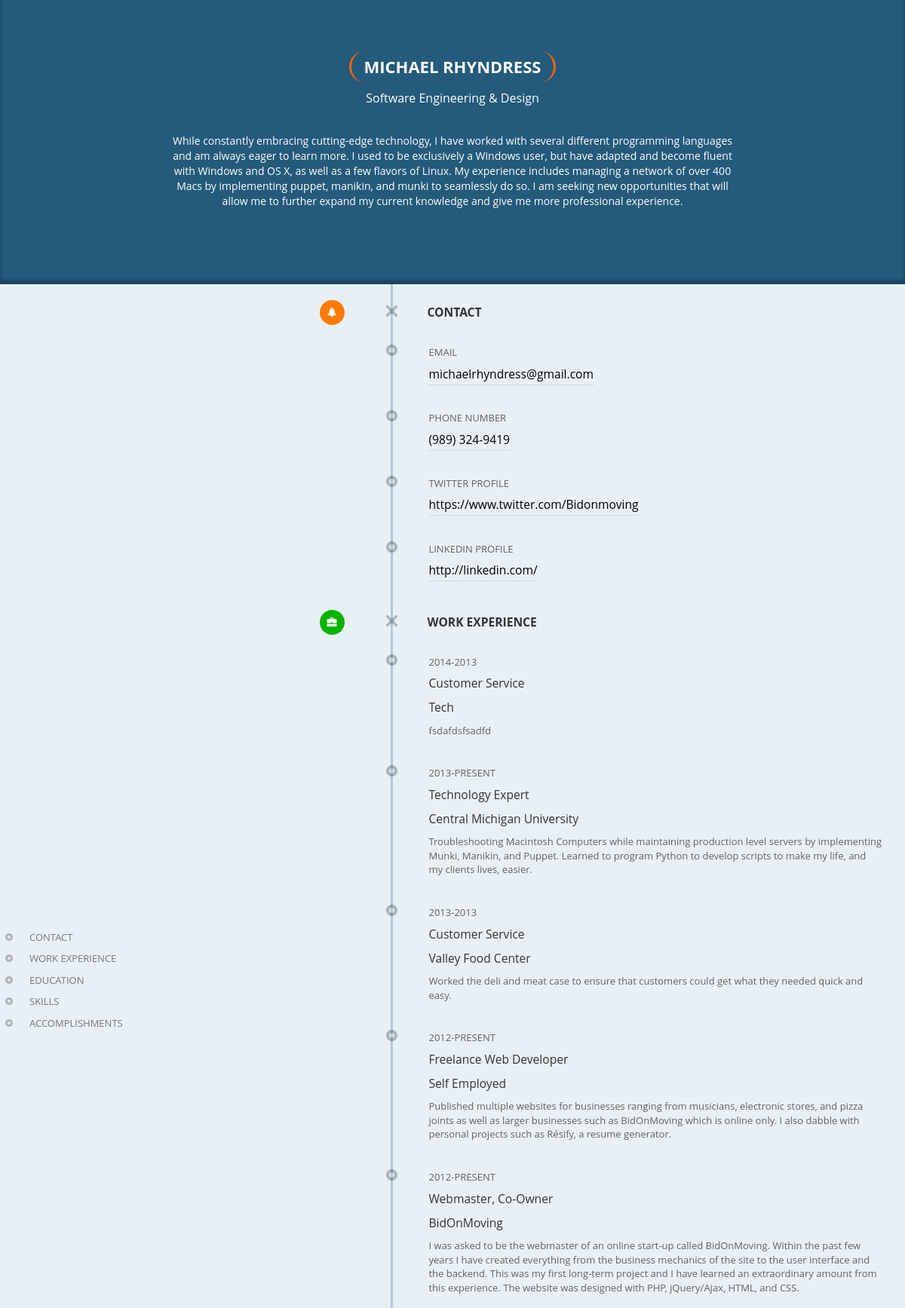
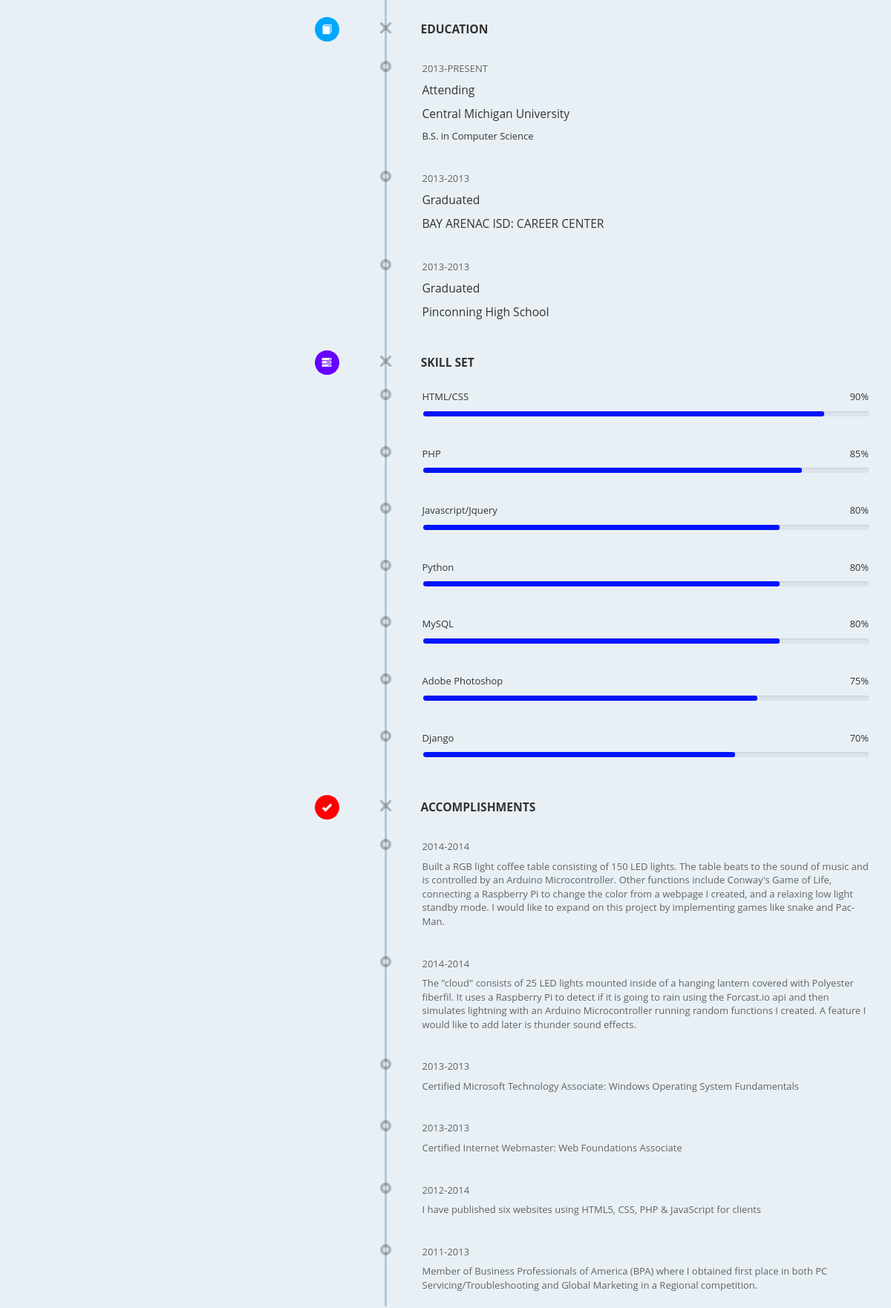
Page /mikeR/ (signed in, upper part) on the committed database (2 pictures, top to bottom).
### Registration/models.py (models this page shows, shortened)
class User(AbstractBaseUser):
    email = models.EmailField(
        verbose_name='email address',
        max_length=255,
        unique=True,
    )
    first_name=models.CharField(blank=True, max_length=35, default="")
    last_name=models.CharField(blank=True, max_length=35, default="")
    is_active = models.BooleanField(default=True)
    is_public = models.BooleanField(default=False)
    can_contact = models.BooleanField(default=True)
    accept_terms = models.BooleanField(default=False)
    is_admin = models.BooleanField(default=False)
    passed_setup = models.BooleanField(default=False)
    created_date = models.DateField(auto_now_add=True, default=datetime.now)
    modified_date = models.DateField(auto_now=True, default=datetime.now)
    objects = UserManager()
    USERNAME_FIELD = 'email'
    REQUIRED_FIELDS = ['first_name', 'last_name', 'accept_terms']#date_of_birth

class UserProfile(models.Model):
    user=models.OneToOneField(User)
    profession=models.CharField(max_length=50, blank=True, default="")
    handle=models.SlugField(max_length=15, blank=True, default="", unique=True)
    phone_number = models.CharField(max_length=30, blank=True, default="")
    statement = models.TextField(blank=True, default="")
    tags = models.ManyToManyField(Tag, blank=True)

class SocialMedia(models.Model):
    user=models.OneToOneField(User)
    facebook=models.URLField(max_length=200, blank=True, default="")
    twitter=models.URLField(max_length=200, blank=True, default="")
    gplus = models.URLField(max_length=200, blank=True, default="")
    linkedIn = models.URLField(max_length=200, blank=True, default="")
    class Meta:
        verbose_name='social media'
        verbose_name_plural='social media'
        ordering = ['user']

class Job_History(models.Model):
    user = models.ForeignKey(User)
    position=models.CharField(max_length=50, blank=True, default="")
    company=models.CharField(max_length=50, blank=True, default="")
    job_from_date=models.CharField(max_length=4, blank=True, default="")
    job_to_date=models.CharField(max_length=7, blank=True, default="")
    job_about=models.TextField(blank=True, default="")
    class Meta:
        verbose_name='job history'
        verbose_name_plural='job history'
        ordering = ['-job_from_date']

class Education_History(models.Model):
    user = models.ForeignKey(User)
    school=models.CharField(max_length=50, blank=True, default="")
    Status_Choices= (
        ('', ''),
        ('Graduated', 'Graduated'),
        ('Attending', 'Attending')
    )
    status = models.CharField(max_length=9, choices=Status_Choices, blank=True)
    Education_from_date=models.CharField(blank=True, max_length=4, default="")
    Education_to_date=models.CharField(blank=True, max_length=7, default="")
    degree=models.CharField(blank=True, max_length=100, default="")
    about=models.TextField(blank=True, default="")
    class Meta:
        verbose_name='education history'
        verbose_name_plural='education history'
        ordering = ['-Education_from_date']

class User_Skills(models.Model):
    user = models.ForeignKey(User)
    skill=models.ForeignKey(Skills)
    percentage=models.PositiveSmallIntegerField(max_length=100, blank=True)
    class Meta:
        verbose_name='user skill'
        verbose_name_plural='user skills'
        ordering = ['-percentage']

class Skills(models.Model):
    name=models.CharField(max_length=30, blank=True, unique=True, default="")
    class Meta:
        verbose_name='skill'
        verbose_name_plural='skills'
        ordering = ['name']
    def __str__(self):
        return self.name

class Accomplishments(models.Model):
    user = models.ForeignKey(User)
    title=models.CharField(blank=True, max_length=50, default="")
    Accomplishment_from_date=models.CharField(blank=True, max_length=4, default="")
    Accomplishment_to_date=models.CharField(blank=True, max_length=7, default="")
    about=models.TextField(blank=True, default="")
    class Meta:
        verbose_name='accomplishment'
        verbose_name_plural='accomplishments'
        ordering = ['-Accomplishment_from_date']

### Registration/views.py (the view, shortened to what this page needs)
# urls.py: url(r'^(?P<handle>\w+)/$', Resume.as_view(), name="resify_resume"),
class Resume(View):
    def get(self, request, handle):
        s_user = get_object_or_404(User, userprofile__handle=handle)
        job_list = list(Job_History.objects.filter(user__email=s_user.email))
        education_list = list(Education_History.objects.filter(user__email=s_user.email))
        skill_list = list(User_Skills.objects.filter(user__email=s_user.email))
        accomplishments_list =list(Accomplishments.objects.filter(user__email=s_user.email))
        socialMedia_list =list(SocialMedia.objects.filter(user__email=s_user.email))
        template = str(s_user.user_template.template_name)
        template= os.path.join('Resumes',template,'index.html')
        c = {
            's_user' : s_user,
            'job_list' : job_list,
            'education_list' : education_list,
            'parsed_phone_number' : re.sub(r'\W+', '', s_user.userprofile.phone_number),
            'skill_list' : skill_list,
            'accomp_list' : accomplishments_list,
            'social_list' : socialMedia_list,
        }
        if request.user.is_authenticated():
            if s_user.email == request.user.email:
                return render(request, template, c)
        if not s_user.is_public or not s_user.is_active:
            return render(request, 'private.html')
        return render(request, template, c)

### Registration/templates/Resumes/Template2/index.html (shortened to what this page needs)
{% load staticfiles %}
<!DOCTYPE html>
<html>
<head><meta http-equiv="Content-Type" content="text/html; charset=UTF-8">
<link rel="stylesheet" media="all" href="{% static 'css/bootstrap.css' %}" type="text/css">
<link rel="stylesheet" media="all" href="{% static 'Resumes/Template2/layout.css' %}" type="text/css">
<body>
<header id="header" class="">
    <div class="container">
        <div class="row">
            <div class="col-sm-8 col-sm-offset-2 text-center">
                <hr class="empty">
				<hr class="empty">
                <p class="name"><font id="first_name">{{ s_user.first_name }}</font> <font id="last_name">{{ s_user.last_name }}</font></p><br>
                <p id="profession" class="profession">{{s_user.userprofile.profession}}</p>
                <p id="personal" class="personal">{{ s_user.userprofile.statement}}</p>
            </div>
        </div>
    </div>
</header>
	<nav id="slow" class="slow hidden-sm hidden-xs">
	    <ul>
	        	<li class=""><a href="#contact">Contact</a></li>
			{% if job_list %}
	        	<li class=""><a href="#work-experience">Work experience</a></li>
			{% endif %}
			{% if education_list %}
	        	<li class=""><a href="#education">Education</a></li>
			{% endif %}
			{% if skill_list %}
	        	<li class=""><a href="#skill-sets">Skills</a></li>
			{% endif %}
			{% if accomp_list %}
	        	<li class=""><a href="#accomplishments">Accomplishments</a></li>
			{% endif %}
	    </ul>
	</nav>
<section id="contact">
    <div class="container">
        <div class="row">
            <div class="col col-sm-offset-5">
                <ul id="contact-info">
                    <li class="title" list-style-image: url('img/X.png') !important;><span class="glyphicon glyphicon-bell"></span>Contact</li>
                    <li>
                        <span class="heading">Email</span>
                        <p id="email"><strong><a href="mailto:{{s_user.email}}?Subject=Your%20online%20resume">{{s_user.email}}</a></strong></p>
                    </li>
					{% if s_user.userprofile.phone_number %}
                    <li>
                        <span class="heading">Phone Number</span>
                        <p id="phone_number"><strong><a href="tel:{{ parsed_phone_number }}">{{ s_user.userprofile.phone_number }}</a></strong></p>
                    </li>
					{% endif %}
					{% for social in social_list %}
						{% if social.twitter %}
		                    <li>
		                        <span class="heading">Twitter Profile</span>
		                        <p id="twitter"><strong><a href="{{social.twitter}}">{{social.twitter}}</a></strong></p>
		                    </li>
						{% endif %}
						{% if social.linkedIn %}
		                    <li>
		                        <span class="heading">LinkedIn Profile</span>
		                        <p id="linkedIn"><strong><a href="{{social.linkedIn}}">{{social.linkedIn}}</a></strong></p>
		                    </li>
						{% endif %}
					{% endfor%}
                </ul>
            </div>
        </div>
    </div>
</section>
{% if job_list %}
<section id="work-experience" class="work-experience">
    <div class="container">
        <div class="row">
            <div class="col col-sm-offset-5">
                <ul id="experience-info">
                    <li class="title"><span class="glyphicon glyphicon-briefcase"></span>Work experience</li>
					{% for job in job_list %}
                    <li id="Job_{{job.id}}" class="experience-info-item">
                        <span class="heading">
							{% if job.job_from_date == job.job_to_date %}
								<font id="job_from_date{{forloop.counter}}">{{job.job_from_date}}</font>{% if user.is_authenticated %}-<font id="job_to_date{{forloop.counter}}">{{job.job_to_date}}</font>{% endif %}
							{% else %}
								<font id="job_from_date{{forloop.counter}}">{{job.job_from_date}}</font>-<font id="job_to_date{{forloop.counter}}">{{job.job_to_date}}</font>
							{% endif %}
						</span>
                        <p id="position{{forloop.counter}}"><strong>{{job.position}}</strong></p>
                        <p id="company{{forloop.counter}}"><strong>{{job.company}}</strong></p>
                        <p id="job_about{{forloop.counter}}" class="description">{{job.job_about}}</p>
                    </li>
					{% endfor %}
                </ul>
            </div>
        </div>
    </div>
</section>
{% endif %}
{% if education_list %}
<section id="education" class="education">
    <div class="container">
        <div class="row">
            <div class="col col-sm-offset-5">
                <ul id="education-info">
                    <li class="title"><span class="glyphicon glyphicon-book"></span>Education</li>
					{% for ed in education_list %}
	                    <li id="Ed_{{ed.id}}" class="education-info-item">
                           <span class="heading">
   								{% if ed.Education_from_date == ed.Education_to_date %}
   									<font id="Education_from_date{{forloop.counter}}">{{ed.Education_from_date}}</font>{% if user.is_authenticated %}-<font id="Education_to_date{{forloop.counter}}">{{ed.Education_to_date}}</font>{% endif %}
   								{% else %}
   									<font id="Education_from_date{{forloop.counter}}">{{ed.Education_from_date}}</font>-<font id="Education_to_date{{forloop.counter}}">{{ed.Education_to_date}}</font>
   								{% endif %}
   							</span>
	                        <p id="status{{forloop.counter}}"><strong>{{ed.status}}</strong></p>
	                        <p id="school{{forloop.counter}}"><strong>{{ed.school}}</strong></p>
							<p id="degree{{forloop.counter}}">{{ed.degree}}</p>
	                    </li>
					{% endfor %}
                </ul>
            </div>
        </div>
    </div>
</section>
{% endif %}
{% if skill_list %}
<section id="skill-sets" class="skill-sets">
    <div class="container">
        <div class="row">
            <div class="col col-sm-offset-5">
                <ul id="skill-info">
                    <li class="title"><span class="glyphicon glyphicon-tasks"></span>Skill Set</li>
					{% for skill in skill_list %}
	                    <li class="skill-info-item">
	                        <p><font id="skill{{forloop.counter}}">{{skill.skill}}</font><span class="annotation pull-right"><font id="percentage{{forloop.counter}}">{{skill.percentage}}</font>%</span></p>
	                        <div class="progress">
	                            <div class="progress-bar progress-bar-success" role="progressbar" aria-valuenow="{{skill.percentage}}" aria-valuemin="0" aria-valuemax="100" style="width: {{skill.percentage}}%;"></div>
	                        </div>
	                    </li>
					{% endfor%}
                </ul>
            </div>
        </div>
    </div>
</section>
{% endif %}
{% if accomp_list  %}
<section id="accomplishments" class="accomplishments">
    <div class="container">
        <div class="row">
            <div class="col col-sm-offset-5">
                <ul id="accomplishment-info">
                    <li class="title"><span class="glyphicon glyphicon-ok"></span>Accomplishments</li>
					{% for accomp in accomp_list %}
                    <li class="accomplishment-info-item">
						<span class="heading">
							{% if accomp.Accomplishment_from_date == accomp.Accomplishment_to_date %}
								<font id="Accomplishment_from_date{{forloop.counter}}">{{accomp.Accomplishment_from_date}}</font>{% if user.is_authenticated %}-<font id="Accomplishment_to_date{{forloop.counter}}">{{accomp.Accomplishment_to_date}}</font>{% endif %}
							{% else %}
								<font id="Accomplishment_from_date{{forloop.counter}}">{{accomp.Accomplishment_from_date}}</font>-<font id="Accomplishment_to_date{{forloop.counter}}">{{accomp.Accomplishment_to_date}}</font>
							{% endif %}
						</span>
                        <p id="about{{forloop.counter}}" class="description">{{accomp.about}}</p>
                    </li>
					{% endfor %}
                </ul>
            </div>
        </div>
    </div>
</section>
{% endif %}
</body>
</html>

### rows in the picture
User: first_name "MICHAEL", last_name "RHYNDRESS", userprofile.profession "Software Engineering & Design", userprofile.statement "While constantly embracing cutting-edge technology, I have worked with several different programming languages and am always eager to learn more. I used to be exclusively a Windows user, but have adapted and become fluent with Windows and OS X, as well as a few flavors of Linux. My experience includes managing a network of over 400 Macs by implementing puppet, manikin, and munki to seamlessly do so. I am seeking new opportunities that will allow me to further expand my current knowledge and give me more professional experience.", email "michaelrhyndress@gmail.com", userprofile.phone_number "(989) 324-9419"
SocialMedia: twitter "https://www.twitter.com/Bidonmoving", linkedIn "http://linkedin.com/"
Job_History: job_from_date "2014", job_to_date "2013", position "Customer Service", company "Tech", job_about "fsdafdsfsadfd"
Job_History: job_from_date "2013", job_to_date "PRESENT", position "Technology Expert", company "Central Michigan University", job_about "Troubleshooting Macintosh Computers while maintaining production level servers by implementing Munki, Manikin, and Puppet. Learned to program Python to develop scripts to make my life, and my clients lives, easier."
Job_History: job_from_date "2013", job_to_date "2013", position "Customer Service", company "Valley Food Center", job_about "Worked the deli and meat case to ensure that customers could get what they needed quick and easy."
Job_History: job_from_date "2012", job_to_date "PRESENT", position "Freelance Web Developer", company "Self Employed", job_about "Published multiple websites for businesses ranging from musicians, electronic stores, and pizza joints as well as larger businesses such as BidOnMoving which is online only. I also dabble with personal projects such as Résify, a resume generator."
Job_History: job_from_date "2012", job_to_date "PRESENT", position "Webmaster, Co-Owner", company "BidOnMoving", job_about "I was asked to be the webmaster of an online start-up called BidOnMoving. Within the past few years I have created everything from the business mechanics of the site to the user interface and the backend. This was my first long-term project and I have learned an extraordinary amount from this experience. The website was designed with PHP, jQuery/Ajax, HTML, and CSS."
Education_History: Education_from_date "2013", Education_to_date "PRESENT", status "Attending", school "Central Michigan University", degree "B.S. in Computer Science"
Education_History: Education_from_date "2013", Education_to_date "2013", status "Graduated", school "BAY ARENAC ISD: CAREER CENTER"
Education_History: Education_from_date "2013", Education_to_date "2013", status "Graduated", school "Pinconning High School"
User_Skills: skill "HTML/CSS", percentage "90"
User_Skills: skill "PHP", percentage "85"
User_Skills: skill "Javascript/Jquery", percentage "80"
User_Skills: skill "Python", percentage "80"
User_Skills: skill "MySQL", percentage "80"
User_Skills: skill "Adobe Photoshop", percentage "75"
User_Skills: skill "Django", percentage "70"
Accomplishments: Accomplishment_from_date "2014", Accomplishment_to_date "2014", about "Built a RGB light coffee table consisting of 150 LED lights. The table beats to the sound of music and is controlled by an Arduino Microcontroller. Other functions include Conway's Game of Life, connecting a Raspberry Pi to change the color from a webpage I created, and a relaxing low light standby mode. I would like to expand on this project by implementing games like snake and Pac-Man."
Accomplishments: Accomplishment_from_date "2014", Accomplishment_to_date "2014", about "The \"cloud\" consists of 25 LED lights mounted inside of a hanging lantern covered with Polyester fiberfil. It uses a Raspberry Pi to detect if it is going to rain using the Forcast.io api and then simulates lightning with an Arduino Microcontroller running random functions I created. A feature I would like to add later is thunder sound effects."
Accomplishments: Accomplishment_from_date "2013", Accomplishment_to_date "2013", about "Certified Microsoft Technology Associate: Windows Operating System Fundamentals"
Accomplishments: Accomplishment_from_date "2013", Accomplishment_to_date "2013", about "Certified Internet Webmaster: Web Foundations Associate"
Accomplishments: Accomplishment_from_date "2012", Accomplishment_to_date "2014", about "I have published six websites using HTML5, CSS, PHP & JavaScript for clients"
Accomplishments: Accomplishment_from_date "2011", Accomplishment_to_date "2013", about "Member of Business Professionals of America (BPA) where I obtained first place in both PC Servicing/Troubleshooting and Global Marketing in a Regional competition."
